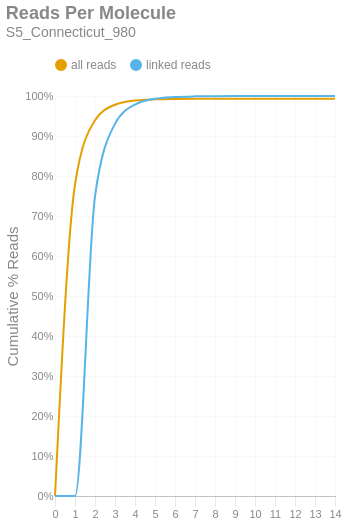

Write notebook code for a chart like this one.
### Markdown cell above
### Reads per Molecule
This chart shows the cumulative distribution of the number of reads per linked molecule. That is, how many alignments are associated with a unique molecule. This excludes the number of reads associated with invalid or absent linked-read barcodes. The `linked` histogram is the percentages recalculated when disregarding singletons.

### Code cell
if SKIPLR:
    print_html(f"Skipped")
else:
    counts = np.bincount(valids['reads'].cast(pl.Int64).to_numpy())
    weighted = counts * np.arange(len(counts))
    all_perc = weighted / n_reads
    linked_perc = weighted / n_linked_reads
    linked_perc[1] = 0
    binned_df = pl.DataFrame({
        'readsper': list(range(len(counts))),
        'all reads (cumsum)': np.cumsum(all_perc).tolist(),
        'linked reads (cumsum)': np.cumsum(linked_perc).tolist(),
    })

    with SafeRender(binned_df):
        (
            density_plot(binned_df, 'Reads Per Molecule', samplename, 'readspmol')
            .encode(
                x=alt.X('readsper:O', title=None).axis(labelAngle=0).scale(padding=0),
                y=alt.Y('value:Q', title='Cumulative % Reads').axis(format='%').stack(False),
                color=alt.Color("key:N").scale(domain=["all reads", "linked reads"]),
                tooltip=[
                    alt.Tooltip("key:N", title="Data Type"),
                    alt.Tooltip("readsper:O", title="Reads Per Molecule"),
                    alt.Tooltip("value:Q", format=".2%", title="% Reads (Cum.)")
                ]            
            )
        ).display()

### Figure 1 — Vega-Lite specification as saved in the notebook (floating-point values rounded to 4 significant figures)
{"width": "container", "height": 400, "config": {"title": {"anchor": "start", "dy": -15, "fontSize": 18, "color": "#888888", "subtitleColor": "#888888", "subtitleFontSize": 14}, "arc": {"fill": "#0072B2"}, "axis": {"domainColor": "#888888", "domainWidth": 0.5, "gridWidth": 0.2, "grid": false, "titleFontWeight": 400, "titleFontSize": 15, "labelFontSize": 11, "labelColor": "#888888", "tickColor": "#888888", "tickWidth": 0.2, "titleColor": "#888888"}, "axisBand": {"grid": false}, "axisX": {"grid": true, "tickSize": 10, "domainCap": "round"}, "axisY": {"domain": false, "grid": true, "tickSize": 0, "domainCap": "round"}, "background": "transparent", "header": {"labelFontSize": 15, "labelColor": "#888888", "titleFontSize": 15, "titleFontWeight": 600, "titleColor": "#888888"}, "legend": {"labelFont": "sans-serif", "labelFontSize": 12, "labelColor": "#888888", "symbolSize": 100, "symbolType": "circle", "titleFontSize": 12, "titlePadding": 10, "titleColor": "#888888", "title": null, "orient": "top"}, "range": {"category": ["#E69F00", "#56B4E9", "#009E73", "#F0E442", "#0072B2", "#D55E00", "#CC79A7", "#000000"], "diverging": ["#cfe8f3", "#a2d4ec", "#73bfe2", "#46abdb", "#1696d2", "#12719e"]}, "area": {"fill": "#0072B2", "fillOpacity": 0.7, "line": true, "strokeOpacity": 0.7}, "line": {"color": "#0072B2", "stroke": "#0072B2", "strokeWidth": 2}, "trail": {"color": "#0072B2", "stroke": "#0072B2", "strokeWidth": 0, "size": 1}, "point": {"filled": true, "fillOpacity": 1.0, "size": 95}, "text": {"color": "#888888", "fontSize": 11, "align": "right", "fontWeight": 400, "size": 11}, "bar": {"fill": "#0072B2", "stroke": null}, "view": {"stroke": null, "continuousWidth": 660, "continuousHeight": 400}}, "data": {"name": "data-520a9b156b0a37d02ac4c4145f9708fe"}, "mark": {"type": "line", "interpolate": "monotone", "point": {"opacity": 0, "size": 275}}, "encoding": {"color": {"field": "key", "scale": {"domain": ["all reads", "linked reads"]}, "type": "nominal"}, "tooltip": [{"field": "key", "title": "Data Type", "type": "nominal"}, {"field": "readsper", "title": "Reads Per Molecule", "type": "ordinal"}, {"field": "value", "format": ".2%", "title": "% Reads (Cum.)", "type": "quantitative"}], "x": {"axis": {"labelAngle": 0}, "field": "readsper", "scale": {"padding": 0}, "title": null, "type": "ordinal"}, "y": {"axis": {"format": "%"}, "field": "value", "stack": false, "title": "Cumulative % Reads", "type": "quantitative"}}, "params": [{"name": "param_c36ac31b6afebe62", "select": {"type": "point", "fields": ["key"]}, "bind": "legend"}], "title": {"text": "Reads Per Molecule", "subtitle": "S5_Connecticut_980"}, "transform": [{"fold": ["all reads (cumsum)", "linked reads (cumsum)"]}, {"calculate": "replace(datum.key, ' (cumsum)', '')", "as": "key"}, {"filter": {"param": "param_c36ac31b6afebe62"}}], "usermeta": {"embedOptions": {"downloadFileName": "S5_Connecticut_980.readspmol"}}, "$schema": "https://vega.github.io/schema/vega-lite/v6.1.0.json", "datasets": {"data-520a9b156b0a37d02ac4c4145f9708fe": [{"readsper": 0, "all reads (cumsum)": 0.0, "linked reads (cumsum)": 0.0}, {"readsper": 1, "all reads (cumsum)": 0.7785, "linked reads (cumsum)": 0.0}, {"readsper": 2, "all reads (cumsum)": 0.9393, "linked reads (cumsum)": 0.7488}, {"readsper": 3, "all reads (cumsum)": 0.9782, "linked reads (cumsum)": 0.9304}, {"readsper": 4, "all reads (cumsum)": 0.9886, "linked reads (cumsum)": 0.9787}, {"readsper": 5, "all reads (cumsum)": 0.9917, "linked reads (cumsum)": 0.993}, {"readsper": 6, "all reads (cumsum)": 0.9926, "linked reads (cumsum)": 0.9975}, {"readsper": 7, "all reads (cumsum)": 0.993, "linked reads (cumsum)": 0.9991}, {"readsper": 8, "all reads (cumsum)": 0.9931, "linked reads (cumsum)": 0.9996}, {"readsper": 9, "all reads (cumsum)": 0.9932, "linked reads (cumsum)": 0.9998}, {"readsper": 10, "all reads (cumsum)": 0.9932, "linked reads (cumsum)": 0.9999}, {"readsper": 11, "all reads (cumsum)": 0.9932, "linked reads (cumsum)": 0.9999}, {"readsper": 12, "all reads (cumsum)": 0.9932, "linked reads (cumsum)": 1.0}, {"readsper": 13, "all reads (cumsum)": 0.9932, "linked reads (cumsum)": 1.0}, {"readsper": 14, "all reads (cumsum)": 0.9932, "linked reads (cumsum)": 1.0}]}}
